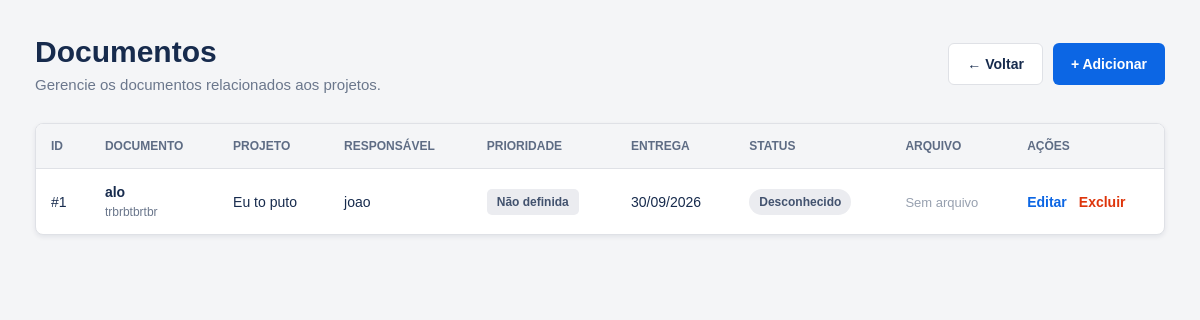
Screenshot of /Visualizar/documentos.php (signed in) with the database file from the repository.
### tables this page shows
CREATE TABLE `documentos` (
  `id_documento` int(11) NOT NULL,
  `nome_documento` varchar(100) DEFAULT NULL,
  `prioridade` enum('Baixa','Média','Alta','Urgente') DEFAULT 'Média',
  `data_inicio` date DEFAULT NULL,
  `data_entrega` date DEFAULT NULL,
  `status_documento` enum('Pendente','Em Andamento','Concluido') DEFAULT 'Pendente',
  `descricao` varchar(2000) DEFAULT NULL,
  `arquivo` longblob DEFAULT NULL,
  `responsavel` int(11) DEFAULT NULL,
  `projeto` int(11) DEFAULT NULL
);

CREATE TABLE `projetos` (
  `id_projeto` int(11) NOT NULL,
  `nome_projeto` varchar(100) DEFAULT NULL,
  `status_projeto` enum('Pendente','Em Andamento','Concluido') DEFAULT 'Pendente',
  `responsavel_id` int(11) DEFAULT NULL,
  `data_criacao` datetime DEFAULT current_timestamp(),
  `data_entrega` date DEFAULT NULL
);

CREATE TABLE `usuarios` (
  `id_usuario` int(11) NOT NULL,
  `nome_usuario` varchar(100) NOT NULL,
  `user_usuario` varchar(50) NOT NULL,
  `senha_usuario` varchar(255) NOT NULL,
  `ocupacao` int(1) NOT NULL DEFAULT 3,
  `empresa_cod` int(11) DEFAULT NULL,
  `equipe_id` int(11) DEFAULT NULL,
  `data_cadastro` datetime DEFAULT current_timestamp()
);

### Visualizar/documentos.php (the view, shortened to what this page needs)
<?php
require_once __DIR__ . '/../config/conexao.php';
function nomeStatus($status)
{
    return match ((int)$status) {
        1 => 'Em andamento',
        2 => 'Concluído',
        3 => 'Cancelado',
        4 => 'Atrasado',
        default => 'Desconhecido'
    };
}
function classeStatus($status)
{
    return match ((int)$status) {
        1 => 'status-andamento',
        2 => 'status-concluido',
        3 => 'status-cancelado',
        4 => 'status-atrasado',
        default => 'status-desconhecido'
    };
}
function nomePrioridade($prioridade)
{
    return match ((int)$prioridade) {
        1 => 'Baixa',
        2 => 'Média',
        3 => 'Alta',
        4 => 'Urgente',
        default => 'Não definida'
    };
}
function classePrioridade($prioridade)
{
    return match ((int)$prioridade) {
        1 => 'prioridade-baixa',
        2 => 'prioridade-media',
        3 => 'prioridade-alta',
        4 => 'prioridade-urgente',
        default => 'prioridade-desconhecida'
    };
}
$sql = "
    SELECT
        d.id_documento,
        d.nome_documento,
        d.prioridade,
        d.data_inicio,
        d.data_entrega,
        d.status_documento,
        d.descricao,
        d.responsavel,
        d.projeto,
        CASE
            WHEN d.arquivo IS NULL THEN 0
            ELSE 1
        END AS possui_arquivo,
        u.nome_usuario AS nome_responsavel,
        p.nome_projeto
    FROM documentos d
    LEFT JOIN responsavel r
        ON d.responsavel = r.responsavel_id
    LEFT JOIN usuarios u
        ON r.usuario_id = u.id_usuario
    LEFT JOIN projetos p
        ON d.projeto = p.id_projeto
    ORDER BY d.id_documento DESC
";
$stmt = $pdo->query($sql);
$documentos = $stmt->fetchAll(PDO::FETCH_ASSOC);
?>
<!DOCTYPE html>
<html lang="pt-BR">
<head>
    <link rel="stylesheet"
          href="../assets/css/documentos.css">
</head>
<body>
<main class="container">
    <header class="page-header">
        <div>
            <h1>Documentos</h1>
            <p>
                Gerencie os documentos relacionados aos projetos.
            </p>
        </div>
        <div class="header-actions">
            <a href="../dashboard.php"
               class="btn btn-secondary">
                ← Voltar
            </a>
            <a href="../adicionar/documentos.php"
               class="btn btn-primary">
                + Adicionar
            </a>
        </div>
    </header>
    <?php if (empty($documentos)): ?>
        <div class="empty-state">
            <div class="empty-icon">📄</div>
            <h2>Nenhum documento cadastrado</h2>
            <p>
                Ainda não existem documentos cadastrados no sistema.
            </p>
            <a href="../adicionar/documentos.php"
               class="btn btn-primary">
                Adicionar documento
            </a>
        </div>
    <?php else: ?>
        <div class="table-container">
            <table>
                <thead>
                    <tr>
                        <th>ID</th>
                        <th>Documento</th>
                        <th>Projeto</th>
                        <th>Responsável</th>
                        <th>Prioridade</th>
                        <th>Entrega</th>
                        <th>Status</th>
                        <th>Arquivo</th>
                        <th>Ações</th>
                    </tr>
                </thead>
                <tbody>
                <?php foreach ($documentos as $documento): ?>
                    <tr>
                        <td>
                            #<?= htmlspecialchars($documento['id_documento']) ?>
                        </td>
                        <td>
                            <strong>
                                <?= htmlspecialchars(
                                    $documento['nome_documento'] ?: 'Sem nome'
                                ) ?>
                            </strong>
                            <?php if (!empty($documento['descricao'])): ?>
                                <span class="descricao">
                                    <?= htmlspecialchars(
                                        mb_strimwidth(
                                            $documento['descricao'],
                                            0,
                                            80,
                                            '...'
                                        )
                                    ) ?>
                                </span>
                            <?php endif; ?>
                        </td>
                        <td>
                            <?= htmlspecialchars(
                                $documento['nome_projeto']
                                ?: 'Sem projeto'
                            ) ?>
                        </td>
                        <td>
                            <?= htmlspecialchars(
                                $documento['nome_responsavel']
                                ?: 'Sem responsável'
                            ) ?>
                        </td>
                        <td>
                            <span class="prioridade <?= classePrioridade($documento['prioridade']) ?>">
                                <?= htmlspecialchars(
                                    nomePrioridade($documento['prioridade'])
                                ) ?>
                            </span>
                        </td>
                        <td>
                            <?php
                            if (!empty($documento['data_entrega'])) {
                                echo date(
                                    'd/m/Y',
                                    strtotime($documento['data_entrega'])
                                );
                            } else {
                                echo '—';
                            }
                            ?>
                        </td>
                        <td>
                            <span class="status <?= classeStatus($documento['status_documento']) ?>">
                                <?= htmlspecialchars(
                                    nomeStatus($documento['status_documento'])
                                ) ?>
                            </span>
                        </td>
                        <td>
                            <?php if ($documento['possui_arquivo']): ?>
                                <a
                                    href="../baixar/documentos.php?id=<?= (int)$documento['id_documento'] ?>"
                                    class="file-link"
                                >
                                    ↓ Baixar
                                </a>
                            <?php else: ?>
                                <span class="sem-arquivo">
                                    Sem arquivo
                                </span>
                            <?php endif; ?>
                        </td>
                        <td>
                            <div class="actions">
                                <a
                                    href="../editar/documentos.php?id=<?= (int)$documento['id_documento'] ?>"
                                    class="action-edit"
                                >
                                    Editar
                                </a>
                                <a
                                    href="../excluir/documentos.php?id=<?= (int)$documento['id_documento'] ?>"
                                    class="action-delete"
                                >
                                    Excluir
                                </a>
                            </div>
                        </td>
                    </tr>
                <?php endforeach; ?>
                </tbody>
            </table>
        </div>
    <?php endif; ?>
</main>
</body>
</html>

### assets/css/documentos.css (style rules this page uses)
* { box-sizing: border-box; }
body { margin: 0; font-family: Arial, Helvetica, sans-serif; background: #f4f5f7; color: #172b4d; }
.container { width: 100%; max-width: 1500px; margin: 0 auto; padding: 35px; }
.page-header { display: flex; justify-content: space-between; align-items: center; gap: 20px; margin-bottom: 30px; }
.page-header h1 { margin: 0 0 7px; font-size: 30px; }
.page-header p { margin: 0; color: #6b778c; font-size: 15px; }
.header-actions { display: flex; gap: 10px; }
.btn { display: inline-flex; align-items: center; justify-content: center; min-height: 42px; padding: 0 18px; border-radius: 6px; text-decoration: none; border: none; cursor: pointer; font-size: 14px; font-weight: 600; transition: 0.2s; }
.btn-primary { background: #0c66e4; color: white; }
.btn-secondary { background: white; color: #172b4d; border: 1px solid #dfe1e6; }
.table-container { background: white; border-radius: 8px; border: 1px solid #dfe1e6; overflow-x: auto; box-shadow: 0 2px 5px rgba(9, 30, 66, 0.08); }
table { width: 100%; min-width: 1050px; border-collapse: collapse; }
thead { background: #f4f5f7; }
th { text-align: left; padding: 15px; font-size: 12px; text-transform: uppercase; color: #5e6c84; border-bottom: 1px solid #dfe1e6; }
td { padding: 15px; border-bottom: 1px solid #ebecf0; font-size: 14px; vertical-align: middle; }
tbody tr:last-child td { border-bottom: none; }
.descricao { display: block; margin-top: 5px; color: #6b778c; font-size: 12px; }
.status { display: inline-flex; padding: 6px 10px; border-radius: 20px; font-size: 12px; font-weight: 600; white-space: nowrap; }
.status-desconhecido { background: #ebecf0; color: #42526e; }
.prioridade { display: inline-flex; padding: 6px 10px; border-radius: 5px; font-size: 12px; font-weight: 600; white-space: nowrap; }
.prioridade-desconhecida { background: #ebecf0; color: #42526e; }
.sem-arquivo { color: #97a0af; font-size: 13px; }
.actions { display: flex; align-items: center; gap: 12px; }
.action-edit { color: #0c66e4; text-decoration: none; font-weight: 600; }
.action-delete { color: #de350b; text-decoration: none; font-weight: 600; }

### rows the page displays
documentos: id_documento "1", nome_documento "alo", descricao "trbrbtbrtbr", projeto.nome_projeto "Eu to puto", usuarios.nome_usuario "joao", prioridade "Não definida", data_entrega "30/09/2026", status_documento "Desconhecido"
